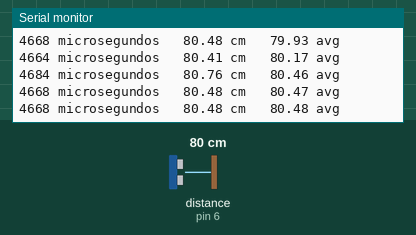
The sketch below on a simulated Arduino Uno, built with avr-gcc and run on an emulated ATmega328P. On the bench: the last lines printed to the serial monitor. Wiring (inferred from the names in the program): ultrasonic range finder: trigger pin 5; echo pin 6. The inputs (shaded band) are chosen by the test bench; at power-on: distance to the obstacle (sensor on pin 6) 80 cm. The echo pulse lasts 58.3 µs per cm.

Above: at 1.2 s.
1.3 s: distance to the obstacle (sensor on pin 6) set to 2 cm
At 1.41 s:
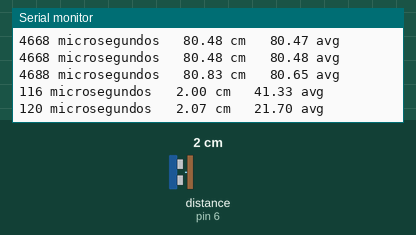
2.8 s: distance to the obstacle (sensor on pin 6) set to 4 cm
At 2.81 s:
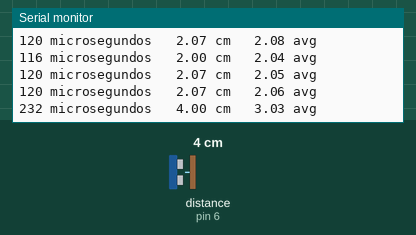
Timing chart, 0 to 5.8 s (numbered marks = the images above; inputs shaded):
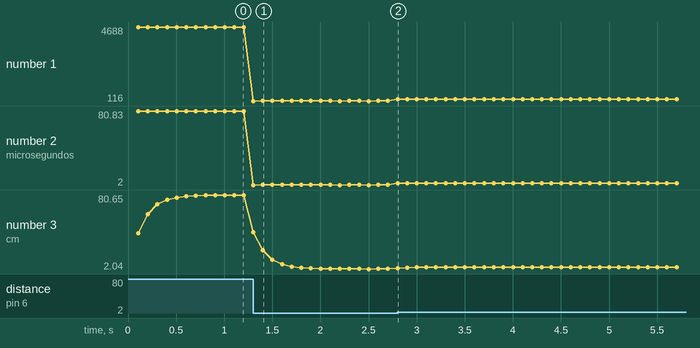

Measured:
- after the input at 1.3 s, the serial monitor: prints a new line at once (image 1)
- after the input at 2.8 s, the serial monitor: prints a new line at once (image 2)
- plotted number 1: 4688 → 120 after the input at 1.3 s, 120 → 232 after the input at 2.8 s
- plotted number 2: 80.83 → 2.07 after the input at 1.3 s, 2.07 → 4 after the input at 2.8 s
- plotted number 3: 80.65 → 2.06 after the input at 1.3 s, 2.06 → 4.03 after the input at 2.8 s

The sketch:

ultrsonido-test.ino
```cpp
#include <math.h>

const int echo = 6;
const int trig = 5;
unsigned long previousMillis = 0;
const long interval = 100;
float alpha = 0.5; // exponential smoothing constant
//float alpha = 0.8; // exponential smoothing constant
float average_cm = 0; // initialization @ generic distance

// Anything over 400 cm (23200 us pulse) is "out of range"
const unsigned int MAX_DIST = 23200;

void setup() {
  // put your setup code here, to run once:

  pinMode(echo,INPUT);

  pinMode(trig,OUTPUT);
  digitalWrite(trig, LOW);
  Serial.begin(9600);
}

void loop() {
  // put your main code here, to run repeatedly:

  unsigned long currentMillis = millis();
  unsigned long t1;
  unsigned long t2;
  unsigned long pulse_width;
  float cm;

  if (currentMillis-previousMillis >= interval) {
    digitalWrite(trig,HIGH);
    delayMicroseconds(10);
    digitalWrite(trig,LOW);

    // Wait for pulse on echo pin
    while (digitalRead(echo) == 0);

    // Measure how long the echo pin was held high (pulse width)
    // Note: the micros() counter will overflow after ~70 min
    t1 = micros();
    while (digitalRead(echo) == 1);
    t2 = micros();
    pulse_width = t2-t1;
    if ( pulse_width > MAX_DIST ) {
      cm = 400;
    } else {
      cm = pulse_width/58.0;
    }
    average_cm = alpha*cm+(1-alpha)*average_cm;    //exponential smoothing
    previousMillis = currentMillis;

    Serial.print(pulse_width);
    Serial.print(" microsegundos \t");
    Serial.print(cm);
    Serial.print(" cm \t");
    Serial.print(average_cm);
    Serial.println(" avg \t");
  }
}
```
